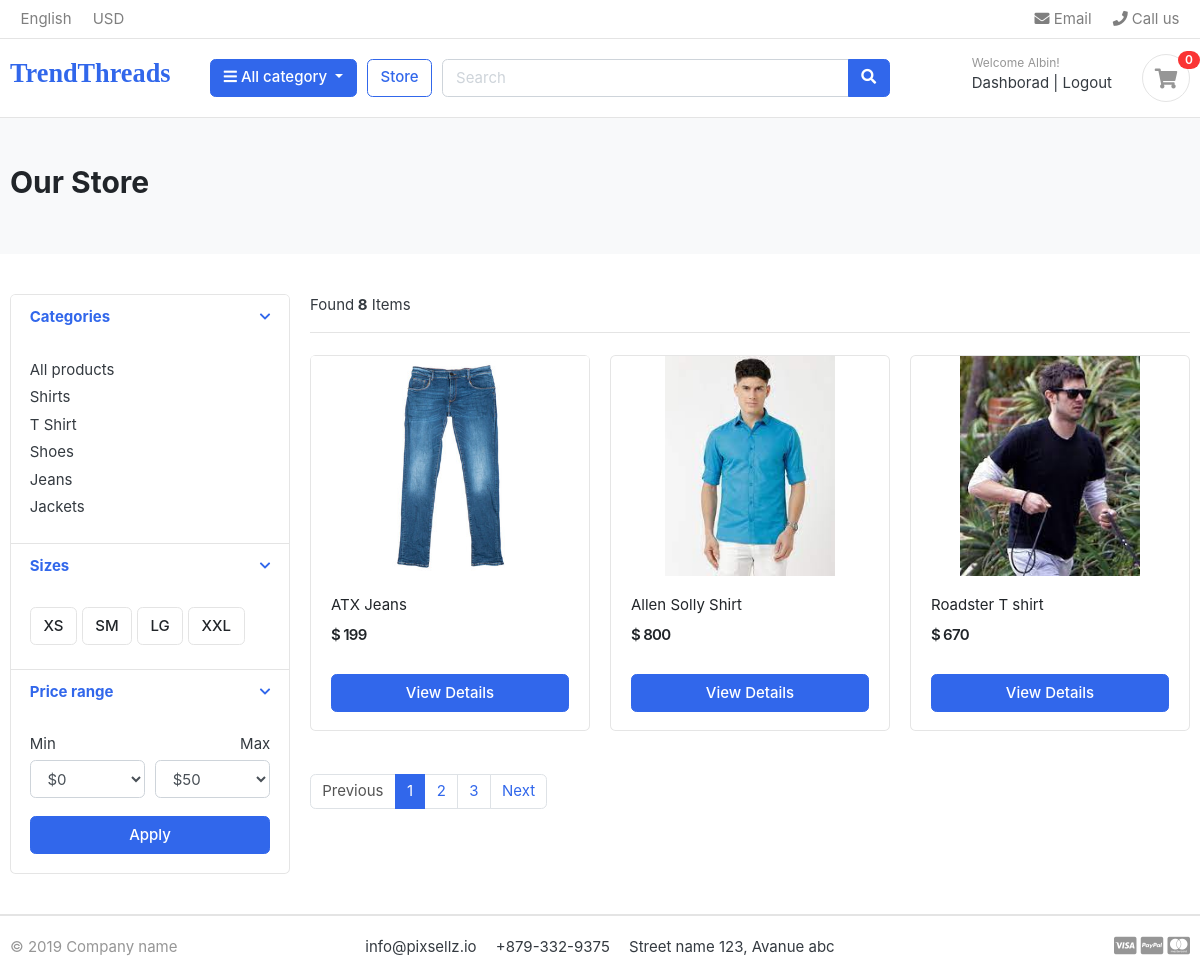
The page /store/ (signed in) on the database its author committed.
### accounts/models.py (models this page shows, shortened)
class Account(AbstractBaseUser):
  first_name = models.CharField(max_length=50)
  last_name = models.CharField(max_length=50)
  username = models.CharField(max_length=50,unique=True)
  email = models.EmailField(max_length=100,unique=True)
  phone_number=models.CharField(max_length=50)
  date_joined = models.DateField(auto_now_add=True)
  last_login = models.DateField(auto_now_add=True)
  is_admin= models.BooleanField(default=False)
  is_staff = models.BooleanField(default=False)
  is_active = models.BooleanField(default=False)
  is_superadmin = models.BooleanField(default=False)
  USERNAME_FIELD = 'email'
  REQUIRED_FIELDS = ['username', 'first_name', 'last_name']
  objects = MyAccountManager()

### category/models.py (models this page shows, shortened)
class Category(models.Model):
  category_name=models.CharField(max_length=50,unique=True)
  slug=models.SlugField(max_length=100,unique=True)
  description=models.TextField(max_length=255,blank=True)
  cat_image=models.ImageField(upload_to='photos/categories',blank=True)
  class Meta:
    verbose_name='category'
    verbose_name_plural='categories'
  def get_url(self):
    return reverse('products_by_category', args=[self.slug])

### store/models.py (models this page shows, shortened)
class product(models.Model):
  product_name=models.CharField(max_length=200,unique=True)
  slug=models.SlugField(max_length=255,unique=True)
  description=models.TextField(max_length=500,blank=True)
  price=models.IntegerField()
  images=models.ImageField(upload_to='photos/products')
  stock=models.IntegerField()
  is_available=models.BooleanField(default=True)
  category=models.ForeignKey(Category,on_delete=models.CASCADE)
  created_date=models.DateField(auto_now=True)
  modified_date=models.DateTimeField(auto_now=True)
  def get_url(self):
    return reverse ('product_detail', args=[self.category.slug,self.slug])

### store/views.py (the view)
# urls.py: path('store/',include('store.urls')),
def store(request,category_slug=None):
  categories = None
  products = None
  if category_slug!=None:
     categories=get_object_or_404(Category,slug=category_slug)
     products=product.objects.all().filter(category=categories,is_available=True)
     paginator=Paginator(products,1)
     page=request.GET.get('page')
     paged_products = paginator.get_page(page)
     product_count = products.count()
  else:
     products = product.objects.all().filter(is_available="True")
     paginator=Paginator(products,3)
     page=request.GET.get('page')
     paged_products = paginator.get_page(page)
     product_count=products.count()
  context = {
    'products':paged_products ,
     'product_count': product_count,
  }
  return render(request, 'store/store.html',context)

### carts/context_processors.py (called while the page is built)
def counter(request):
  cart_count=0
  if 'admin' in request.path:
    return{}
  else:
    try:
      cart=Cart.objects.filter(cart_id=_cart_id(request))
      cart_items=CartItem.objects.all().filter(cart=cart[:1])
      for cart_item in cart_items:
        cart_count=cart_count+cart_item.quantity
    except Cart.DoesNotExist:
      cart_count=0
  return dict(cart_count=cart_count)

### carts/views.py (called while the page is built)
def _cart_id(request):
  cart=request.session.session_key
  if not cart:
    cart = request.session.create()
  return cart

### category/context_processors.py (called while the page is built)
def menu_links(request):
  links=Category.objects.all()
  return dict(links=links)

### templates/store/store.html (shortened to what this page needs)
{% extends 'base.html' %}
{% load static %}
{% block content %}
<section class="section-pagetop bg">
  <div class="container">
    <h2 class="title-page">Our Store</h2>
  </div>
  </section>
<section class="section-content padding-y">
  <div class="container">
  <div class="row">
    <aside class="col-md-3">
  <div class="card">
    <article class="filter-group">
      <header class="card-header">
        <a href="#" data-toggle="collapse" data-target="#collapse_1" aria-expanded="true" class="">
          <i class="icon-control fa fa-chevron-down"></i>
          <h6 class="title">Categories</h6>
        </a>
      </header>
      <div class="filter-content collapse show" id="collapse_1" style="">
        <div class="card-body">
          <ul class="list-menu">
            <li><a href="{% url 'store' %}">All products</a> </li>
            {% for category in links %}
          <li><a href="{{ category.get_url }}">{{ category.category_name }} </a></li>
            {% endfor %}
          </ul>
        </div>
      </div>
    </article>
    <article class="filter-group">
      <header class="card-header">
        <a href="#" data-toggle="collapse" data-target="#collapse_4" aria-expanded="true" class="">
          <i class="icon-control fa fa-chevron-down"></i>
          <h6 class="title">Sizes </h6>
        </a>
      </header>
      <div class="filter-content collapse show" id="collapse_4" style="">
        <div class="card-body">
          <label class="checkbox-btn">
            <span class="btn btn-light"> XS </span>
          </label>
          <label class="checkbox-btn">
            <span class="btn btn-light"> SM </span>
          </label>
          <label class="checkbox-btn">
            <span class="btn btn-light"> LG </span>
          </label>
          <label class="checkbox-btn">
            <span class="btn btn-light"> XXL </span>
          </label>
      </div>
      </div>
    </article>
    <article class="filter-group">
      <header class="card-header">
        <a href="#" data-toggle="collapse" data-target="#collapse_3" aria-expanded="true" class="">
          <i class="icon-control fa fa-chevron-down"></i>
          <h6 class="title">Price range </h6>
        </a>
      </header>
      <div class="filter-content collapse show" id="collapse_3" style="">
        <div class="card-body">
          <div class="form-row">
          <div class="form-group col-md-6">
            <label>Min</label>
              <select class="mr-2 form-control">
              <option value="0">$0</option>
            </select>
          </div>
          <div class="form-group text-right col-md-6">
            <label>Max</label>
              <select class="mr-2 form-control">
              <option value="50">$50</option>
            </select>
          </div>
          </div>
          <button class="btn btn-block btn-primary">Apply</button>
        </div>
      </div>
    </article>
  </div>
    </aside>
    <main class="col-md-9">
  <header class="border-bottom mb-4 pb-3">
      <div class="form-inline">
        <span class="mr-md-auto">Found<b> {{product_count}}</b> Items  </span>
      </div>
  </header>
  <div class="row">
    {% for product in products %}
    <div class="col-md-4">
      <figure class="card card-product-grid">
        <div class="img-wrap">
         <a href=" {{ product.get_url}}"> <img src="{{product.images.url}}"></a>
        </div>
        <figcaption class="info-wrap">
          <div class="fix-height">
            <a href="{{ product.get_url }}" class="title">{{product.product_name}}</a>
            <div class="price-wrap mt-2">
              <span class="price">$ {{product.price}}</span>
            </div>
          </div>
          <a href="{{product.get_url}}" class="btn btn-block btn-primary">View Details </a>
        </figcaption>
      </figure>
    </div>
   {% endfor %}
  </div>
  <nav class="mt-4" aria-label="Page navigation sample">
    {% if products.has_other_pages %}
    <ul class="pagination">
      {%  if products.has_previous %}
      <li class="page-item "><a class="page-link" href="?page={{products.previous_page_number}}">Previous</a></li>
      {% else %}
      <li class="page-item disabled"><a class="page-link" href="#">Previous</a></li>
      {% endif %}
      {% for i in products.paginator.page_range %}
       {% if products.number == i %}
        <li class="page-item active"><a class="page-link" href="#">{{i}}</a></li>
       {% else %}
        <li class="page-item "><a class="page-link" href="?page={{i}}">{{i}}</a></li>
       {% endif %}
      {% endfor %}
      {%  if products.has_next %}
      <li class="page-item"><a class="page-link" href="?page={{products.next_page_number}}">Next</a></li>
      {% else %}
      <li class="page-item disabled"><a class="page-link" href="#">Next</a></li>
      {% endif %}
    </ul>
    {% endif %}
  </nav>
    </main>
  </div>
  </div>
  </section>
{% endblock %}

### templates/includes/navbar.html (shortened to what this page needs)
{% load static %}
<header class="section-header">
  <nav class="navbar p-md-0 navbar-expand-sm navbar-light border-bottom">
  <div class="container">
    <div class="collapse navbar-collapse" id="navbarTop4">
      <ul class="navbar-nav mr-auto">
        <li class="nav-item dropdown">
         <a href="#" class="nav-link">   English </a>
      </li>
      <li class="nav-item dropdown">
        <a href="#" class="nav-link"> USD </a>
      </li>
      </ul>
      <ul class="navbar-nav">
      <li><a href="#" class="nav-link"> <i class="fa fa-envelope"></i> Email </a></li>
      <li><a href="#" class="nav-link"> <i class="fa fa-phone"></i> Call us </a></li>
    </ul>
    </div>
  </div>
  </nav>
  <section class="header-main border-bottom">
    <div class="container">
  <div class="row align-items-center">
    <div class="col-lg-2 col-md-3 col-6">
      <a href="{% url 'home' %}" class="brand-wrap">
        <div id="title"><h3 style="font-family: 'Lobster', cursive;">TrendThreads</h3></div>
      </a>
    </div>
    <div class="col-lg col-sm col-md col-6 flex-grow-0">
      <div class="category-wrap dropdown d-inline-block float-right">
        <button type="button" class="btn btn-primary dropdown-toggle" data-toggle="dropdown">
          <i class="fa fa-bars"></i> All category
        </button>
      </div>
    </div>
    <a href="{% url 'store' %}" class="btn btn-outline-primary">Store</a>
    <div class="col-lg  col-md-6 col-sm-12 col">
      <form action="{% url 'search' %}" class="search" method='GET'>
        <div class="input-group w-100">
            <input type="text" class="form-control" style="width:60%;" placeholder="Search" name="keyword">
            <div class="input-group-append">
              <button class="btn btn-primary" type="submit">
                <i class="fa fa-search"></i>
              </button>
            </div>
          </div>
      </form>
    </div>
    <div class="col-lg-3 col-sm-6 col-8 order-2 order-lg-3">
          <div class="d-flex justify-content-end mb-3 mb-lg-0">
            {% if user.id is  None %}
            <div class="widget-header">
              <small class="title text-muted">Welcome guest!</small>
              <div>
                <a href="{% url 'login' %}">Sign in</a> <span class="dark-transp"> | </span>
                <a href="{% url 'register' %}"> Register</a>
              </div>
            </div>
            {% else %}
            <div class="widget-header">
              <small class="title text-muted">Welcome {{ user.first_name }}!</small>
              <div>
                <a href="#">Dashborad</a> <span class="dark-transp"> | </span>
                <a href="{% url 'logout' %}"> Logout</a>
              </div>
            </div>
            {% endif %}
            <a href="{% url 'cart' %}" class="widget-header pl-3 ml-3">
              <div class="icon icon-sm rounded-circle border"><i class="fa fa-shopping-cart"></i></div>
              <span class="badge badge-pill badge-danger notify">{{cart_count}}</span>
            </a>
          </div>
        </div>
  </div>
    </div>
  </section>
  </header>

### static/css/ui.css (style rules this page uses)
html { font-family: "Inter", sans-serif; font-size: 15px; }
.img-wrap { text-align: center; display: block; }
.img-wrap img { max-width: 100%; }
.price-wrap { letter-spacing: -0.7px; }
.icon-xs, .icon-sm, .icon-md, .icon-lg { display: inline-block; text-align: center; flex-shrink: 0; flex-grow: 0; }
.icon-sm { width: 48px; height: 48px; line-height: 48px !important; font-size: 20px; }
.padding-y { padding-top: 40px; padding-bottom: 40px; }
figure { margin-bottom: 0; }
article:after, .form-group:after { display: block; clear: both; content: ""; }
.bg { background-color: #f8f9fa; }
.title-page { color: #212529; }
.header-main { position: relative; padding-top: 1rem; padding-bottom: 1rem; }
.widget-header { display: inline-block; vertical-align: middle; position: relative; }
.widget-header a { color: #343a40; }
.widget-header i { color: #969696; }
.widget-header .title { display: block; }
.widget-header .notify { position: absolute; top: -3px; right: -10px; }
.btn-light { background-color: #fff; border-color: #e4e4e4; }
[class*=list-] li:after { visibility: hidden; display: block; content: ""; overflow: hidden; height: 0; clear: both; }
.list-menu { list-style: none; margin: 0; padding-left: 0; }
.list-menu li { margin-bottom: 5px; }
.list-menu a { color: #343a40; }
[class*=card-product] a.title { color: #212529; display: block; }
[class*=card-product] .img-wrap { overflow: hidden; position: relative; }
[class*=card-product] .img-wrap img { height: 100%; max-width: 100%; width: auto; display: inline-block; -o-object-fit: cover; object-fit: cover; }
.card-product-grid { margin-bottom: 20px; }
.card-product-grid .img-wrap { border-radius: 0.2rem 0.2rem 0 0; height: 220px; }
.card-product-grid .info-wrap { overflow: hidden; padding: 18px 20px; }
.card-product-grid .fix-height { height: 80px; overflow: hidden; }
.card .img-wrap { overflow: hidden; }
.notify { position: absolute; top: -4px; right: -10px; display: inline-block; padding: 0.25em 0.6em; font-size: 12px; line-height: 1; text-align: center; border-radius: 3rem; color: #fff; background-color: #fa3434; }
.price { font-weight: 600; color: #212529; }
.icon-control { margin-top: 5px; float: right; font-size: 80%; }
.card-header .title { margin-bottom: 0; line-height: 1.5; }
.filter-group { border-bottom: 1px solid #e4e4e4; }
.filter-group .card-header { border-bottom: 0; }
.filter-group:last-child { border-bottom: 0; }
.checkbox-btn { position: relative; }
.section-pagetop { padding: 45px 0; }

### rows shown on the page
Account: first_name "Albin"
Category: category_name "Shirts"
Category: category_name "T Shirt"
Category: category_name "Shoes"
Category: category_name "Jeans"
Category: category_name "Jackets"
product: images (picture), product_name "ATX Jeans", price "199"
product: images (picture), product_name "Allen Solly Shirt", price "800"
product: images (picture), product_name "Roadster T shirt", price "670"

### other values the page prints
{{ cart_count }} "0"
{{ product_count }} "8"
{{ i }} "1"
{{ i }} "2" "3"
